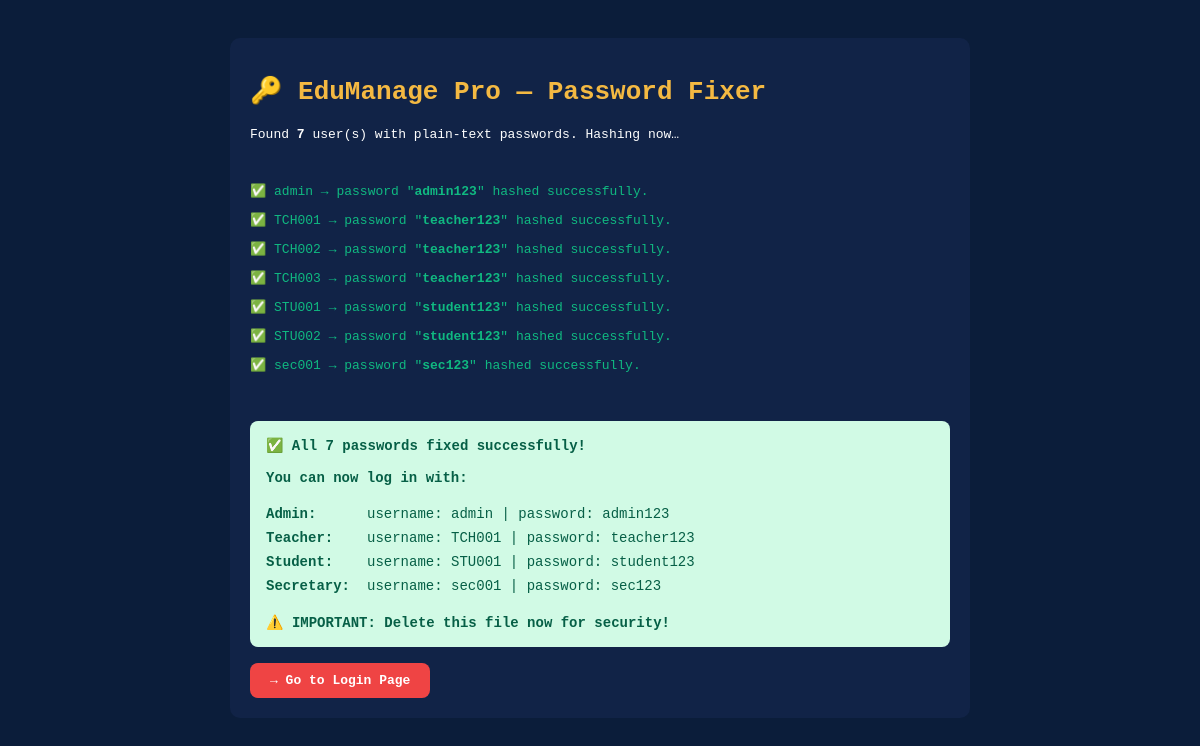
Page /fix_passwords.php on the committed database.
### tables this page shows
CREATE TABLE `users` (
  `id`         INT UNSIGNED     NOT NULL AUTO_INCREMENT,
  `username`   VARCHAR(50)      NOT NULL UNIQUE,
  `password`   VARCHAR(255)     NOT NULL,
  `role_id`    TINYINT UNSIGNED NOT NULL,
  `full_name`  VARCHAR(100)     NOT NULL,
  `email`      VARCHAR(100)     DEFAULT NULL,
  `phone`      VARCHAR(20)      DEFAULT NULL,
  `status`     ENUM('active','inactive') NOT NULL DEFAULT 'active',
  `last_login` DATETIME         DEFAULT NULL,
  `created_at` TIMESTAMP        NOT NULL DEFAULT CURRENT_TIMESTAMP,
  PRIMARY KEY (`id`),
  KEY `idx_username` (`username`),
  KEY `idx_role`     (`role_id`),
  CONSTRAINT `fk_users_role` FOREIGN KEY (`role_id`) REFERENCES `roles`(`id`)
);

### fix_passwords.php (the view, shortened to what this page needs)
<?php
$host   = 'localhost';
$dbname = 'edumanage_pro';
$user   = 'root';
$pass   = '';
try {
    $pdo = new PDO(
        "mysql:host={$host};dbname={$dbname};charset=utf8mb4",
        $user, $pass,
        [PDO::ATTR_ERRMODE => PDO::ERRMODE_EXCEPTION]
    );
} catch (PDOException $e) {
    die('<b style="color:red">DB Connection failed:</b> ' . htmlspecialchars($e->getMessage())
        . '<br>Edit the \$host/\$user/\$pass variables at the top of this file.');
}
echo '<!DOCTYPE html><html><head><meta charset="UTF-8">
<title>EduManage — Fix Passwords</title>
<style>
  body{font-family:monospace;background:#0B1D3A;color:#fff;padding:30px}
  .ok{color:#10B981}.err{color:#EF4444}.box{background:#112347;padding:20px;border-radius:10px;max-width:700px;margin:0 auto}
  h1{color:#F4B942;margin-bottom:20px}
  .done{background:#D1FAE5;color:#065F46;padding:16px;border-radius:8px;margin-top:20px;font-size:14px}
  .btn{display:inline-block;background:#EF4444;color:#fff;padding:10px 20px;border-radius:8px;text-decoration:none;margin-top:16px;font-weight:bold}
</style></head><body><div class="box">
<h1>🔑 EduManage Pro — Password Fixer</h1>';
$users = $pdo->query("SELECT id, username, password FROM users WHERE password LIKE 'PLAIN:%'")->fetchAll(PDO::FETCH_ASSOC);
echo '<p>Found <b>' . count($users) . '</b> user(s) with plain-text passwords. Hashing now…</p><br>';
$fixed  = 0;
$errors = 0;
foreach ($users as $u) {
    $plainPass = substr($u['password'], 6);
    try {
        echo '<p class="ok">✅ ' . htmlspecialchars($u['username'])
             . ' → password "<b>' . htmlspecialchars($plainPass) . '</b>" hashed successfully.</p>';
        $fixed++;
    } catch (PDOException $e) {
        echo '<p class="err">❌ Failed for ' . htmlspecialchars($u['username']) . ': ' . htmlspecialchars($e->getMessage()) . '</p>';
        $errors++;
    }
}
echo '<br>';
if ($errors === 0) {
    echo '<div class="done">
    <b>✅ All ' . $fixed . ' passwords fixed successfully!</b><br><br>
    <b>You can now log in with:</b><br><br>
    <table style="border-collapse:collapse">
    <tr><td style="padding:4px 16px 4px 0"><b>Admin:</b></td><td>username: admin | password: admin123</td></tr>
    <tr><td style="padding:4px 16px 4px 0"><b>Teacher:</b></td><td>username: TCH001 | password: teacher123</td></tr>
    <tr><td style="padding:4px 16px 4px 0"><b>Student:</b></td><td>username: STU001 | password: student123</td></tr>
    <tr><td style="padding:4px 16px 4px 0"><b>Secretary:</b></td><td>username: sec001 | password: sec123</td></tr>
    </table>
    <br>
    ⚠️ <b>IMPORTANT: Delete this file now for security!</b>
    </div>
    <a class="btn" href="login.php">→ Go to Login Page</a>';
} else {
    echo '<p class="err"><b>' . $errors . ' error(s) occurred.</b> Check above for details.</p>';
}
echo '</div></body></html>';

### fix_passwords.php (style rules this page uses)
body { font-family:monospace;background:#0B1D3A;color:#fff;padding:30px }
.ok { color:#10B981 }
.box { background:#112347;padding:20px;border-radius:10px;max-width:700px;margin:0 auto }
h1 { color:#F4B942;margin-bottom:20px }
.done { background:#D1FAE5;color:#065F46;padding:16px;border-radius:8px;margin-top:20px;font-size:14px }
.btn { display:inline-block;background:#EF4444;color:#fff;padding:10px 20px;border-radius:8px;text-decoration:none;margin-top:16px;font-weight:bold }

### rows in the picture
users: username "admin", password "admin123"
users: username "TCH001", password "teacher123"
users: username "TCH002", password "teacher123"
users: username "TCH003", password "teacher123"
users: username "STU001", password "student123"
users: username "STU002", password "student123"
users: username "sec001", password "sec123"

### other values in the picture
count($users) "7"
$fixed "7"
